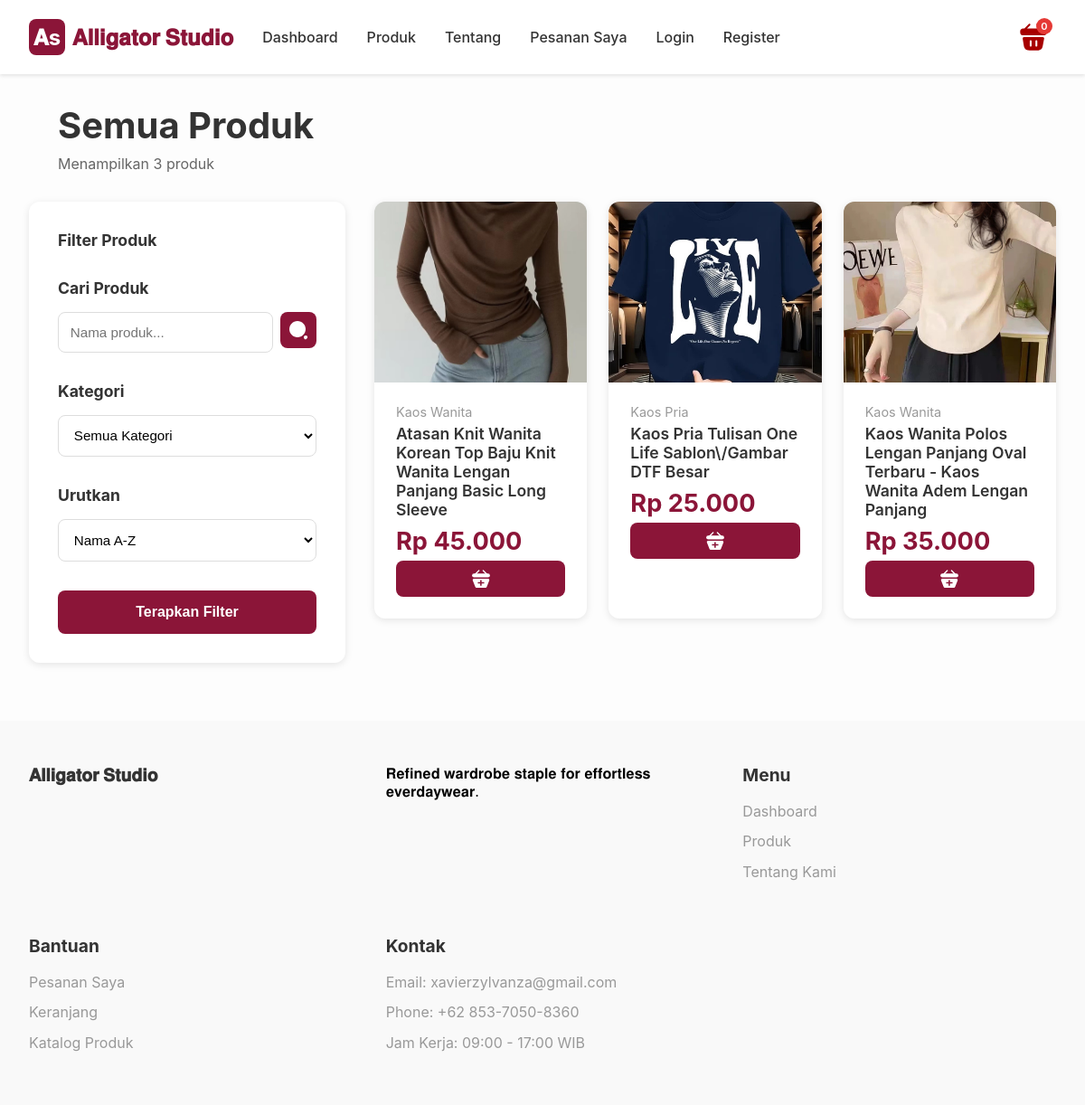
/products.php, run on the app's committed database.
### tables this page shows
CREATE TABLE `products` (
  `id` varchar(255) NOT NULL,
  `name` varchar(255) NOT NULL,
  `category_id` varchar(255) NOT NULL,
  `price` decimal(10,2) NOT NULL,
  `stock` int(11) NOT NULL,
  `description` text DEFAULT NULL
);

CREATE TABLE `categories` (
  `id` varchar(255) NOT NULL,
  `name` varchar(255) NOT NULL
);

### includes/product_functions.php (called while the page is built, shortened)
<?php
function getProducts($search_query = null, $category_id = null, $order_by = 'name', $direction = 'ASC') {
    $where_clauses = [];
    $params = [];
    $query = "SELECT p.*, c.name as category_name
              FROM products p
              JOIN categories c ON p.category_id = c.id" .
             (empty($where_clauses) ? '' : " WHERE " . implode(' AND ', $where_clauses)) .
             " ORDER BY p.`$order_by` $direction";
    $products = db_queryAll($query, $params);
    foreach ($products as &$product) {
        $product['images'] = getProductImages($product['id']);
    }
    return $products;
}
function getProductImages($product_id) {
    $images = db_queryAll("SELECT image_path, is_main FROM product_images WHERE product_id = :product_id ORDER BY is_main DESC, id ASC", [':product_id' => $product_id]);
    $image_paths = [];
    foreach ($images as $img) {
        $image_paths[] = $img['image_path'];
    }
    return $image_paths;
}
?>

### includes/db_functions.php (called while the page is built, shortened)
<?php
require_once __DIR__ . '/db_connection.php';
function db_queryAll($query, $params = []) {
    global $pdo;
    $stmt = $pdo->prepare($query);
    $stmt->execute($params);
    return $stmt->fetchAll(PDO::FETCH_ASSOC);
}
?>

### products.php (the view, shortened to what this page needs)
<?php
include 'includes/header.php';
include_once 'includes/product_functions.php';
$search_query = $_GET['search'] ?? null;
$sort_by = $_GET['sort'] ?? 'name';
$category_filter_id = null;
$order_direction = 'ASC';
$order_column = 'name';
switch ($sort_by) {
    case 'name':
    default:
        $order_column = 'name';
        $order_direction = 'ASC';
        break;
}
$products = getProducts($search_query, $category_filter_id, $order_column, $order_direction);
?>
    <div class="products-page">
        <div class="page-header">
            <h1>Semua Produk</h1>
            <p id="productCount">Menampilkan <?php echo count($products); ?> produk</p>
        </div>
        <div class="products-layout">
            <aside class="sidebar-filter">
                <form action="products.php" method="GET">
                    <div class="filter-section">
                        <h3>Filter Produk</h3>
                    </div>
                    <div class="filter-section">
                        <h3>Cari Produk</h3>
                        <div class="search-wrapper">
                            <input type="text" name="search" class="filter-search" placeholder="Nama produk..." value="<?php echo htmlspecialchars($search_query ?? ''); ?>">
                            <button type="submit" class="filter-search-btn">
                                <img src="assets/icons/ic_search.svg"/>
                            </button>
                        </div>
                    </div>
                    <div class="filter-section">
                        <h3>Kategori</h3>
                        <select name="category" class="filter-select">
                            <option value="">Semua Kategori</option>
                        </select>
                    </div>
                    <div class="filter-section">
                        <h3>Urutkan</h3>
                        <select name="sort" class="filter-select">
                            <option value="name" <?php echo ($sort_by == 'name') ? 'selected' : ''; ?>>Nama A-Z</option>
                        </select>
                    </div>
                    <button type="submit" class="btn-filter-apply">Terapkan Filter</button>
                </form>
            </aside>
            <div>
                <div class="products-grid" id="productsGrid">
                    <?php if (empty($products)): ?>
                        <p>Tidak ada produk yang ditemukan.</p>
                    <?php else: ?>
                        <?php foreach ($products as $product): ?>
                            <?php
                                $main_image_path = !empty($product['images'][0]) ? $product['images'][0] : 'assets/images/placeholder.jpg';
                            ?>
                            <div class="product-card" onclick="location.href='product-detail.php?id=<?php echo htmlspecialchars($product['id']); ?>'">
                                <img src="<?php echo htmlspecialchars(BASE_URL_PATH . $main_image_path); ?>" alt="<?php echo htmlspecialchars($product['name']); ?>" class="product-card-image">
                                <div class="product-card-info">
                                    <div class="product-card-category"><?php echo htmlspecialchars($product['category_name']); ?></div>
                                    <div class="product-card-name"><?php echo htmlspecialchars($product['name']); ?></div>
                                    <div class="product-card-price">Rp <?php echo number_format($product['price'], 0, ',', '.'); ?></div>
                                    <button class="add-to-cart" onclick="event.stopPropagation(); addToCart(<?php echo htmlspecialchars(json_encode($product)); ?>)">
                                        <img src="assets/icons/ic_cart_white.svg"/>
                                    </button>
                                </div>
                            </div>
                        <?php endforeach; ?>
                    <?php endif; ?>
                </div>
            </div>
        </div>
    </div>
<?php include 'includes/footer.php'; ?>

### css/style.css (style rules this page uses)
* { margin: 0; padding: 0; box-sizing: border-box; }
body { font-family: -apple-system, BlinkMacSystemFont, 'Segoe UI', Roboto, Oxygen, Ubuntu, Cantarell, sans-serif; background-color: #fdfdfdff; }
.products-grid { display: grid; grid-template-columns: repeat(auto-fill, minmax(220px, 1fr)); gap: 1rem; }
.product-card { background: white; border-radius: 12px; overflow: hidden; box-shadow: 0 2px 8px rgba(0,0,0,0.1); transition: all 0.3s; cursor: pointer; display: flex; flex-direction: column; }
.add-to-cart { width: 100%; padding: 0.5rem; background-color: #8b1538; color: white; border: none; border-radius: 8px; font-weight: 600; font-size: 0.9rem; cursor: pointer; display: flex; align-items: center; justify-content: center; gap: 0.5rem; transition: background-color 0.3s; margin-top:5px; }
.add-to-cart img { width:24px; height:24px; }
.page-header { max-width: 1200px; margin: 2rem auto; padding: 0 2rem; }
.page-header h1 { font-size: 2.5rem; color: #333; margin-bottom: 0.5rem; }
.page-header p { color: #666; }
.product-card-image { width: 100%; height: 200px; object-fit: cover; background-color: #f5f5f5; }
.product-card-info { padding: 1.5rem; }
.product-card-name { font-size: 1.1rem; font-weight: 600; margin-bottom: 0.5rem; color: #333; }
.product-card-category { font-size: 0.9rem; color: #999; margin-bottom: 0.3rem; }
.product-card-price { font-size: 1.7rem; font-weight: 700; color: #8b1538; }
.products-page { max-width: 1400px; margin: 2rem auto; padding: 0 2rem; }
.page-header { margin-bottom: 2rem; }
.btn-filter-apply { width:100%; height:auto; color: white; background-color: #8b1538; border: none; border-radius: 8px; cursor: pointer; font-size: 1rem; display: flex; align-items: center; justify-content: center; padding:15px; font-weight:700; }
.products-layout { display: grid; grid-template-columns: 350px 1fr; gap: 2rem; }
.sidebar-filter { background: white; padding: 2rem; border-radius: 12px; box-shadow: 0 2px 8px rgba(0,0,0,0.1); height: fit-content; position: sticky; top: 100px; }
.filter-section { margin-bottom: 2rem; }
.filter-section h3 { font-size: 1.1rem; margin-bottom: 1rem; color: #333; }
.filter-search { width: 100%; padding: 0.8rem; border: 1px solid #ddd; border-radius: 8px; font-size: 0.95rem; }
.filter-search-btn { width: 40px; height: 40px; background-color: #8b1538; color: white; border: none; border-radius: 8px; cursor: pointer; font-size: 1.2rem; display: flex; align-items: center; justify-content: center; flex-shrink: 0; }
.search-wrapper { display: flex; gap: 0.5rem; }
.filter-select { width: 100%; padding: 0.8rem; border: 1px solid #ddd; border-radius: 8px; font-size: 0.95rem; background-color: white; cursor: pointer; }
.products-grid { display: grid; grid-template-columns: repeat(auto-fill, minmax(220px, 1fr)); gap: 1.5rem; }

### data on the page
products: shows a picture, category.name "Kaos Wanita", name "Atasan Knit Wanita Korean Top Baju Knit Wanita Lengan Panjang Basic Long Sleeve", price "45.000"
products: shows a picture, category.name "Kaos Pria", name "Kaos Pria Tulisan One Life Sablon\\/Gambar DTF Besar", price "25.000"
products: shows a picture, category.name "Kaos Wanita", name "Kaos Wanita Polos Lengan Panjang Oval Terbaru - Kaos Wanita Adem Lengan Panjang", price "35.000"

### other printed values
count($products) "3"
